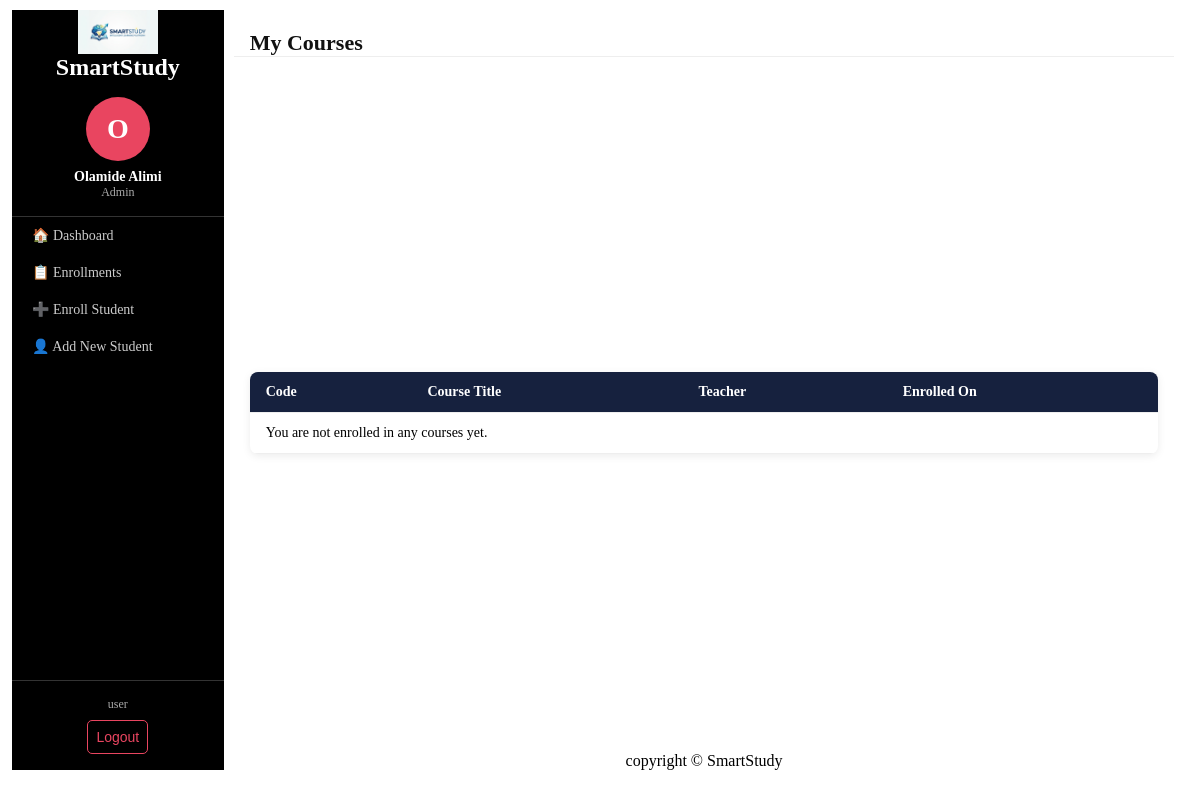
Screenshot of /dashboard/student/courses/ (signed in) with the database file from the repository.
### portal/models.py (models this page shows, shortened)
class CustomUser(AbstractUser):
    ROLE_CHOICE = [
        ('student', 'Student'),
        ('parent', 'Parent'),
        ('staff', 'Staff'),
        ('Admin', 'Admin'),
    ]
    role = models.CharField(max_length=10, choices=ROLE_CHOICE)
    phone = models.CharField(max_length=20, blank=True)
    image = models.ImageField(upload_to='students/', blank=True, null=True)
    class_name = models.CharField(max_length=20, blank=True)
    children = models.ManyToManyField('self', blank=True,)
    @property
    def is_student(self):
        return self.role == 'student'
    @property
    def is_staff_member(self):
        return self.role == 'staff'
    @property
    def is_admin(self):
        return self.role == 'admin'

### account/views.py (the view)
# urls.py: path('dashboard/student/courses/', views.student_courses, name='student_courses'),
@login_required(login_url='login')
def student_courses(request):
    enrollments = Enrollment.objects.filter(
        student=request.user
    ).select_related('course')
    context = {'enrollments': enrollments}
    return render(request, 'account/student_courses.html', context)

### templates/account/student_courses.html (shortened to what this page needs)
{% extends 'base.html' %}
{% block content %}
<div class="page-header">
    <h1>My Courses</h1>
</div>
<div class="table-wrapper">
    <table>
        <thead>
            <tr>
                <th>Code</th>
                <th>Course Title</th>
                <th>Teacher</th>
                <th>Enrolled On</th>
            </tr>
        </thead>
        <tbody>
            {% for enrollment in enrollments %}
            <tr>
                <td>{{ enrollment.course.code }}</td>
                <td>{{ enrollment.course.title }}</td>
                <td>
                    {% if enrollment.course.teacher %}
                        {{ enrollment.course.teacher.get_full_name }}
                    {% else %}
                        —
                    {% endif %}
                </td>
                <td>{{ enrollment.date|date:"d M Y" }}</td>
            </tr>
            {% empty %}
            <tr><td colspan="4">You are not enrolled in any courses yet.</td></tr>
            {% endfor %}
        </tbody>
    </table>
</div>
{% endblock %}

### templates/base.html (shortened to what this page needs)
{% load static %}
<!DOCTYPE html>
<html lang="en">
<head>
    <link rel='stylesheet' href="{% static 'css/main.css' %}">
</head>
<body>
    <nav>
        <a href="/" class="logo">
            <img src="{% static 'image/logo.png' %}" alt="SmartStudy Logo">
        </a>
        <h2>SmartStudy</h2>
        {% if request.user.is_authenticated %}
            <div class="sidebar-profile">
                {% if request.user.image %}
                    <img src="{{ request.user.image.url }}" alt="Profile Photo" class="profile-img">
                {% else %}
                    <div class="avatar-placeholder">{{ request.user.get_full_name|first }}</div>
                {% endif %}
                <p class="sidebar-name">{{ request.user.get_full_name }}</p>
                <p class="sidebar-role">{{ request.user.role|capfirst }}</p>
            </div>
            <div class="nav-links">
                {% if request.user.is_student %}
                    <a href="{% url 'student_dashboard' %}">🏠 Dashboard</a>
                    <a href="{% url 'student_courses' %}">📚 Courses</a>
                    <a href="{% url 'student_assignments' %}">📝 Assignments</a>
                    <a href="{% url 'student_profile' %}">👤 Profile</a>
                {% elif request.user.is_admin %}
                    <a href="{% url 'admin_dashboard' %}">🏠 Dashboard</a>
                    <a href="{% url 'admin_enrollments' %}">📋 Enrollments</a>
                    <a href="{% url 'admin_enroll_student' %}">➕ Enroll Student</a>
                    <a href="{% url 'admin_add_student' %}">👤 Add New Student</a>
                {% endif %}
            </div>
            <div class="sidebar-footer">
                <span class="sidebar-username">{{ request.user.username }}</span>
                <form action="{% url 'logout' %}" method="post">
                    <button type="submit" class="logout-btn">Logout</button>
                </form>
            </div>
        {% endif %}
    </nav>
    <main>
        {% block content %}
        {% endblock %}
        <footer>
            <p>copyright &copy; SmartStudy</p>
        </footer>
    </main>
</body>
</html>

### static/css/main.css (style rules this page uses)
* { margin: 0; padding: 0; box-sizing: border-box; }
body { width: 98%; margin:10px auto; display: flex; gap: 10px; justify-content: start; align-items: start; }
nav { background-color: black; width: 18%; height: 95vh; display: flex; flex-direction: column; align-items: center; justify-content: start; color: white; }
.logo img { max-width: 80px; height: auto; display: flex; justify-content: start; }
.topNav,.navRight,.nav-links { display: flex; align-items: center; flex-direction: column; width: 100%; color: white; }
.sidebar-profile { display: flex; flex-direction: column; align-items: center; padding: 16px 0; border-bottom: 1px solid #333; width: 100%; }
.avatar-placeholder { width: 64px; height: 64px; border-radius: 50%; background-color: #e94560; color: white; font-size: 28px; font-weight: bold; display: flex; align-items: center; justify-content: center; margin-bottom: 8px; }
.sidebar-name { color: white; font-weight: 600; font-size: 14px; text-align: center; }
.sidebar-role { color: #aaa; font-size: 12px; }
.nav-links a { display: block; width: 100%; padding: 10px 20px; color: #ccc; text-decoration: none; font-size: 14px; transition: background 0.2s, color 0.2s; }
.sidebar-footer { margin-top: auto; width: 100%; padding: 16px; border-top: 1px solid #333; display: flex; flex-direction: column; align-items: center; gap: 8px; }
.sidebar-username { color: #aaa; font-size: 12px; }
.logout-btn { width: 100%; padding: 8px; background-color: transparent; color: #e94560; border: 1px solid #e94560; border-radius: 5px; cursor: pointer; font-size: 14px; transition: background 0.2s, color 0.2s; }
.table-wrapper { padding: 16px; overflow-x: auto; }
table { width: 100%; border-collapse: collapse; background: white; border-radius: 8px; overflow: hidden; box-shadow: 0 2px 8px rgba(0,0,0,0.08); }
th, td { padding: 12px 16px; text-align: left; border-bottom: 1px solid #eee; font-size: 14px; }
th { background-color: black; color: white; font-weight: 600; }
.page-header { padding: 20px 16px 0; border-bottom: 1px solid #eee; margin-bottom: 16px; }
.page-header h1 { font-size: 22px; color: #111; }
main { width: 80%; height: 95vh; display: flex; flex-direction: column; justify-content: space-between; }
footer { display: flex; margin-inline: auto; align-items: center; }
th, td { padding: 12px 16px; text-align: left; border-bottom: 1px solid #eee; }
th { background-color: #16213e; color: white; }

### rows the page displays
CustomUser: user.get_full_name|first "O", user.get_full_name "Olamide Alimi", user.role "Admin", user.username "user"
